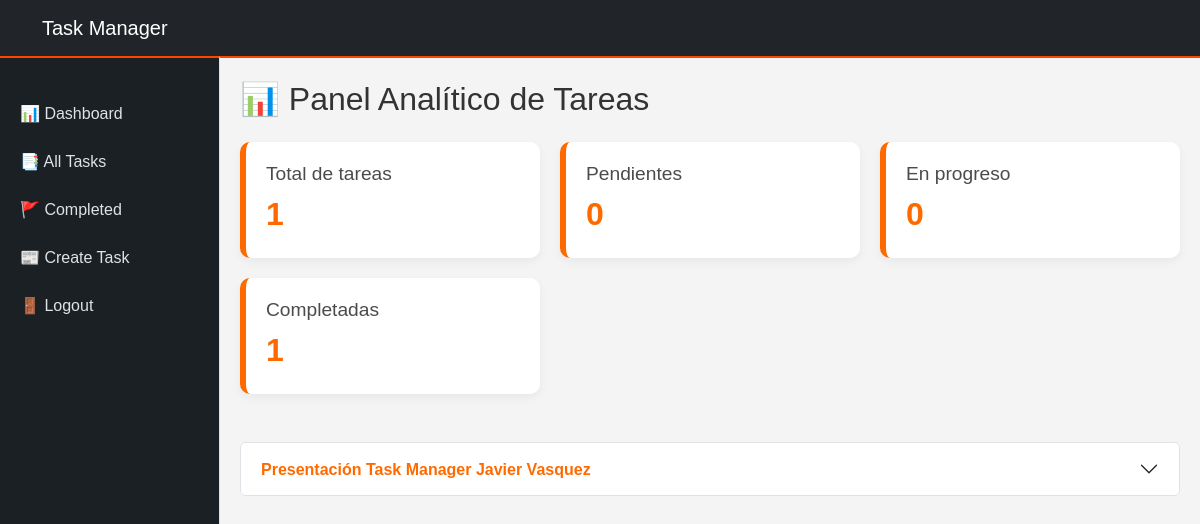
Page /total_tasks/ (signed in) on the earlier database version.
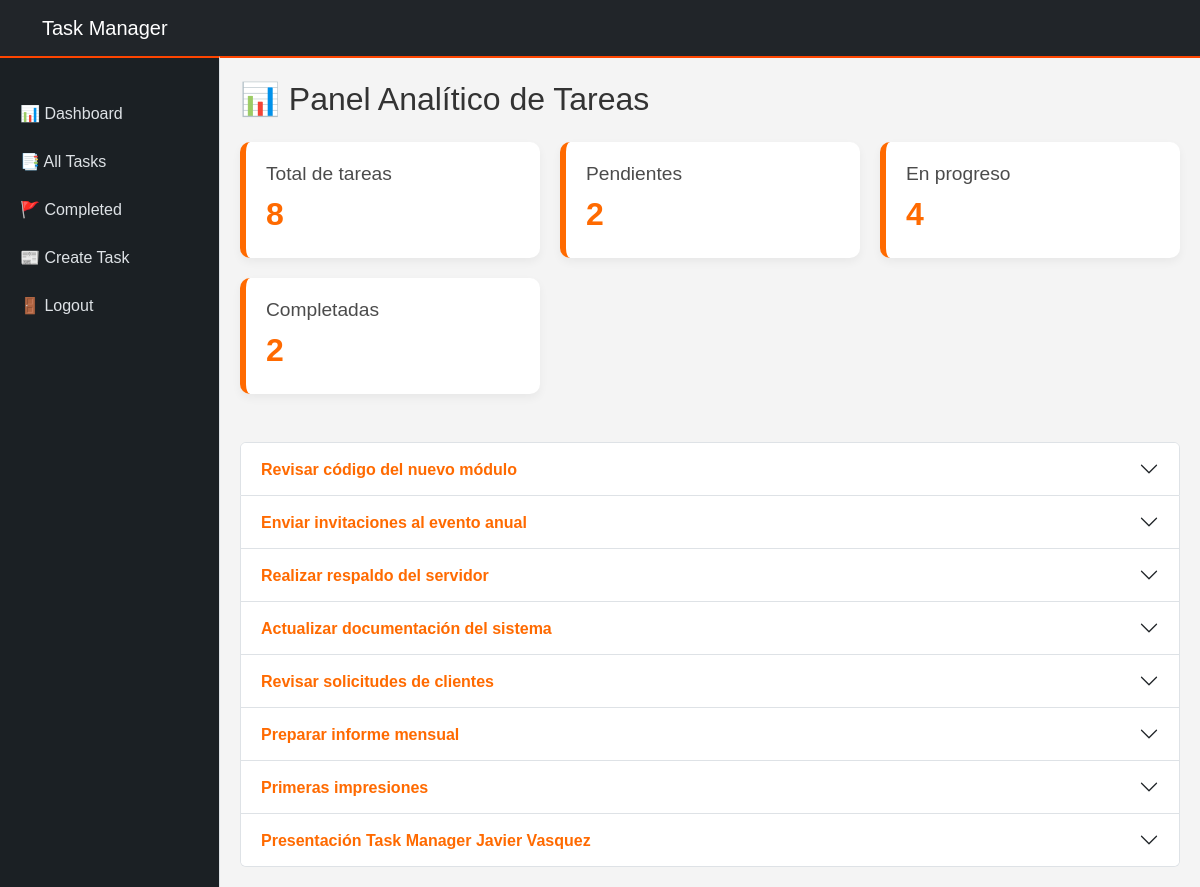
Same page on the later database version.
### tasks/models.py (models this page shows, shortened)
class Task(models.Model):
  title = models.CharField(max_length=200)
  description = models.TextField(max_length=10000)
  created = models.DateTimeField(auto_now_add=True)
  datecompleted = models.DateTimeField(null=True, blank=True)
  important = models.BooleanField(default=False)
  user = models.ForeignKey(User, on_delete=models.CASCADE)
  status = models.CharField(max_length=75, default='pendiente')
  imagen = models.ImageField(upload_to='productos/', blank=True, null=True)

### tasks/views.py (the view)
# urls.py: path('total_tasks/', views.total_tasks, name='total_tasks'),
@login_required
def total_tasks(request):
    user_tasks = Task.objects.filter(user=request.user)
    context = {
        'total_tasks': user_tasks.count(),
        'total_pending': user_tasks.filter(datecompleted__isnull=True, important=False).count(),
        'total_inprogress': user_tasks.filter(datecompleted__isnull=True, important=True).count(),
        'total_completed': user_tasks.filter(datecompleted__isnull=False).count(),
        'tasks': user_tasks.order_by('-created')
    }
    return render(request, 'dashboard.html', context)

### tasks/templates/dashboard.html (shortened to what this page needs)
{% extends 'base_lateral_panel.html' %}
{% block content %}
<h2 class="mb-4" style="color:#333;">📊 Panel Analítico de Tareas</h2>
<div class="dashboard-container">
  <div class="card-metric">
    <h5>Total de tareas</h5>
    <span>{{ total_tasks }}</span>
  </div>
  <div class="card-metric">
    <h5>Pendientes</h5>
    <span>{{ total_pending }}</span>
  </div>
  <div class="card-metric">
    <h5>En progreso</h5>
    <span>{{ total_inprogress }}</span>
  </div>
  <div class="card-metric">
    <h5>Completadas</h5>
    <span>{{ total_completed }}</span>
  </div>
</div>
<div class="accordion mt-5" id="accordionTasks">
  {% for task in tasks %}
  <div class="accordion-item">
    <h2 class="accordion-header" id="heading{{ task.id }}">
      <button class="accordion-button collapsed" type="button" data-bs-toggle="collapse" data-bs-target="#collapse{{ task.id }}">
        {{ task.title }}
      </button>
    </h2>
  </div>
  {% empty %}
  <p>No hay tareas registradas.</p>
  {% endfor %}
</div>
{% endblock %}

Differences in the rows shown:
added Task: title "Revisar código del nuevo módulo"
added Task: title "Enviar invitaciones al evento anual"
added Task: title "Realizar respaldo del servidor"
added Task: title "Actualizar documentación del sistema"
added Task: title "Revisar solicitudes de clientes"
added Task: title "Preparar informe mensual"
added Task: title "Primeras impresiones"
Other differences:
{{ total_tasks }}: "1" → "8"
{{ total_pending }}: "0" → "2"
{{ total_inprogress }}: "0" → "4"
{{ total_completed }}: "1" → "2"
